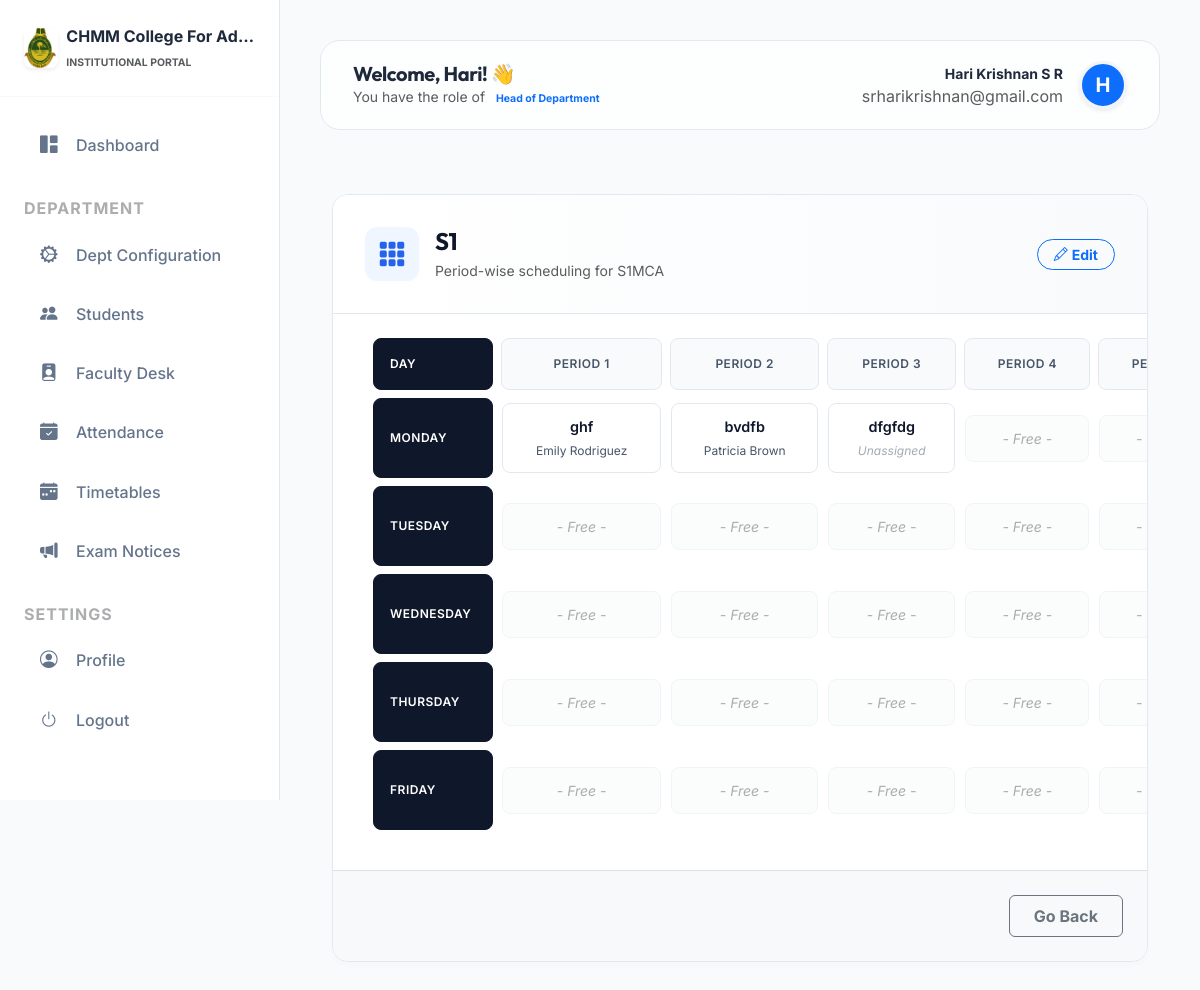
Page /management/timetable/view/1/ (signed in) on the committed database.
### colleges/models.py (models this page shows, shortened)
class College(models.Model):
    STATUS_CHOICES = (
        ('PENDING', 'Pending Approval'),
        ('APPROVED', 'Approved'),
        ('REJECTED', 'Rejected'),
    )
    name = models.CharField(max_length=255)
    slug = models.SlugField(unique=True, blank=True)
    logo = models.ImageField(upload_to='college_logos/', null=True, blank=True)
    theme_color = models.CharField(max_length=7, default='#3b82f6')
    address = models.TextField()
    contact_email = models.EmailField()
    phone_number = models.CharField(max_length=15, blank=True)
    district = models.CharField(max_length=100, blank=True)
    university_affiliation = models.CharField(max_length=500, blank=True, help_text="Comma-separated list of affiliated universities.")
    description = models.TextField(blank=True, help_text="Briefly describe your institution.")
    established_year = models.PositiveIntegerField(null=True, blank=True)
    registration_number = models.CharField(max_length=100, unique=True, null=True)
    website = models.URLField(null=True, blank=True)
    verification_document = models.FileField(upload_to='verification_docs/', null=True, blank=True)
    status = models.CharField(max_length=20, choices=STATUS_CHOICES, default='PENDING')
    rejection_reason = models.TextField(blank=True, null=True, help_text="Reason for rejection, shown to the institution.")
    slug_updated = models.BooleanField(default=False)
    created_at = models.DateTimeField(auto_now_add=True)

### accounts/models.py (models this page shows, shortened)
class CustomUser(AbstractUser):
    ROLES = (
        ('SUPER_ADMIN', 'Super Admin'),
        ('COLLEGE_ADMIN', 'College Admin'),
        ('HOD', 'Head of Department'),
        ('TEACHER', 'Teacher'),
        ('STUDENT', 'Student'),
    )
    username = None
    email = models.EmailField(unique=True)
    role = models.CharField(max_length=20, choices=ROLES, default='STUDENT')
    college = models.ForeignKey(College, on_delete=models.CASCADE, null=True, blank=True, related_name='users')
    objects = CustomUserManager()
    USERNAME_FIELD = 'email'
    REQUIRED_FIELDS = []

### management/models.py (models this page shows, shortened)
class TenantModel(models.Model):
    college = models.ForeignKey(College, on_delete=models.CASCADE)
    created_at = models.DateTimeField(auto_now_add=True)
    updated_at = models.DateTimeField(auto_now=True)
    class Meta:
        abstract = True

class TimeTable(TenantModel):
    department = models.ForeignKey(Department, on_delete=models.CASCADE, related_name='timetables')
    academic_class = models.ForeignKey(AcademicClass, on_delete=models.CASCADE, related_name='timetables', null=True, blank=True)
    title = models.CharField(max_length=255)
    file = models.FileField(upload_to='timetables/', null=True, blank=True)
    uploaded_by = models.ForeignKey('HODProfile', on_delete=models.SET_NULL, null=True)

class AcademicClass(TenantModel):
    department = models.ForeignKey(Department, on_delete=models.CASCADE, related_name='academic_classes')
    name = models.CharField(max_length=100)
    number_of_periods = models.IntegerField(default=6)

class TimeTablePeriod(TenantModel):
    DAY_CHOICES = [
        ('Monday', 'Monday'),
        ('Tuesday', 'Tuesday'),
        ('Wednesday', 'Wednesday'),
        ('Thursday', 'Thursday'),
        ('Friday', 'Friday'),
        ('Saturday', 'Saturday'),
    ]
    timetable = models.ForeignKey(TimeTable, on_delete=models.CASCADE, related_name='periods')
    day_of_week = models.CharField(max_length=15, choices=DAY_CHOICES)
    period_number = models.IntegerField()
    subject_name = models.CharField(max_length=255, blank=True, null=True)
    teacher = models.ForeignKey('TeacherProfile', on_delete=models.SET_NULL, null=True, blank=True, related_name='timetable_periods')
    class Meta:
        ordering = ['day_of_week', 'period_number']
        unique_together = ('timetable', 'day_of_week', 'period_number')

class TeacherProfile(TenantModel):
    user = models.OneToOneField(settings.AUTH_USER_MODEL, on_delete=models.CASCADE, related_name='teacher_profile')
    profile_photo = models.ImageField(upload_to='teachers/photos/', null=True, blank=True)
    phone_number = models.CharField(max_length=15, blank=True)
    address = models.TextField(blank=True)
    department = models.ForeignKey(Department, on_delete=models.SET_NULL, null=True)
    specialization = models.ForeignKey(Specialization, on_delete=models.SET_NULL, null=True, blank=True)
    qualification = models.CharField(max_length=255)
    bio = models.TextField(blank=True)

### management/views.py (the view)
# urls.py: path('timetable/view/<int:tt_id>/', views.view_timetable, name='view_timetable'),
@login_required
def view_timetable(request, tt_id):
    tt = get_object_or_404(TimeTable, id=tt_id, college=request.college)
    selected_class = tt.academic_class
    days = ['Monday', 'Tuesday', 'Wednesday', 'Thursday', 'Friday']
    if tt.periods.filter(day_of_week='Saturday').exists():
        days.append('Saturday')
    existing_periods = {}
    for period in tt.periods.all():
        if period.day_of_week not in existing_periods:
            existing_periods[period.day_of_week] = {}
        existing_periods[period.day_of_week][period.period_number] = period
    return render(request, 'management/view_timetable.html', {
        'tt': tt,
        'selected_class': selected_class,
        'days': days,
        'periods': range(1, (selected_class.number_of_periods + 1) if selected_class else 7),
        'existing_periods': existing_periods,
        'title': tt.title
    })

### management/templatetags/custom_filters.py (called while the page is built)
@register.filter
def get_item(dictionary, key):
    if not isinstance(dictionary, dict):
        return None
    return dictionary.get(key)

### management/templates/management/view_timetable.html (shortened to what this page needs)
{% extends 'base.html' %}
{% load custom_filters %}
{% block content %}
<div class="container-fluid py-4">
    <div class="form-card">
        <div class="form-header">
            <div class="d-flex align-items-center gap-3">
                <div class="header-icon">
                    <i class="bi bi-grid-3x3-gap-fill"></i>
                </div>
                <div>
                    <h4 class="fw-bold mb-1" style="color: var(--prof-dark);">{{ title }}</h4>
                    <p class="text-muted small mb-0">Period-wise scheduling for {{ selected_class.name }}</p>
                </div>
            </div>
            {% if request.user.role == 'HOD' %}
            <a href="{% url 'edit_timetable' tt.id %}" class="btn btn-outline-primary btn-sm px-3 fw-bold rounded-pill">
                <i class="bi bi-pencil me-1"></i>Edit
            </a>
            {% endif %}
        </div>
        <div class="timetable-wrapper">
            <table class="matrix-table">
                <thead>
                    <tr>
                        <th class="day-col">Day</th>
                        {% for p in periods %}
                        <th>Period {{ p }}</th>
                        {% endfor %}
                    </tr>
                </thead>
                <tbody>
                    {% for day in days %}
                    <tr>
                        <th class="day-col d-flex align-items-center h-100" style="min-height: 80px;">{{ day }}</th>
                        {% for p in periods %}
                        {% with ep=existing_periods|get_item:day|get_item:p %}
                        <td>
                            <div class="period-cell {% if not ep.subject_name %}bg-light opacity-50{% endif %}">
                                {% if ep.subject_name %}
                                    <div class="cell-subject">{{ ep.subject_name }}</div>
                                    <div class="cell-teacher">
                                        {% if ep.teacher %}{{ ep.teacher.user.get_full_name }}{% else %}<span class="fst-italic opacity-50">Unassigned</span>{% endif %}
                                    </div>
                                {% else %}
                                    <div class="text-muted small fst-italic">- Free -</div>
                                {% endif %}
                            </div>
                        </td>
                        {% endwith %}
                        {% endfor %}
                    </tr>
                    {% endfor %}
                </tbody>
            </table>
        </div>
        <div class="p-4 border-top bg-light text-end">
            <a href="javascript:history.back()" class="btn btn-outline-secondary px-4 py-2 fw-bold">Go Back</a>
        </div>
    </div>
</div>
{% endblock %}

### templates/base.html (shortened to what this page needs)
{% load static %}
<!DOCTYPE html>
<html lang="en">
<head>
    <link href="https://cdn.jsdelivr.net/npm/bootstrap@5.3.0/dist/css/bootstrap.min.css" rel="stylesheet">
    <link rel="stylesheet" href="https://cdn.jsdelivr.net/npm/bootstrap-icons@1.11.1/font/bootstrap-icons.css">
</head>
<body>
    {% if user.is_authenticated %}
    <aside class="sidebar" id="sidebar">
        <div class="p-4 mb-3 d-flex align-items-center border-bottom border-light">
            {% if request.college.logo %}
            <img src="{{ request.college.logo.url }}" alt="Logo" height="40" class="me-2 rounded-3 shadow-sm">
            {% else %}
            <div class="bg-primary rounded-3 p-2 me-2 shadow-sm"><i class="bi bi-mortarboard-fill text-white fs-5"></i></div>
            {% endif %}
            <div class="overflow-hidden">
                <span class="fs-6 fw-bold text-main d-block text-truncate">{{ request.college.name|default:"Management Panel" }}</span>
                <span class="x-small text-muted text-uppercase fw-bold letter-spacing-1" style="font-size: 0.65rem;">Institutional Portal</span>
            </div>
        </div>
        <nav class="mt-2" style="max-height: calc(100vh - 100px); overflow-y: auto; overflow-x: hidden;">
            {% if user.role == 'SUPER_ADMIN' %}
            <a href="{% url 'college_approval_queue' %}"
                class="nav-link-custom {% if request.resolver_match.url_name == 'college_approval_queue' %}active{% endif %}">
                <i class="bi bi-speedometer2"></i> Management Console
            </a>
            {% else %}
            <a href="{% url 'dashboard' %}"
                class="nav-link-custom {% if request.resolver_match.url_name == 'dashboard' %}active{% endif %}">
                <i class="bi bi-grid-1x2-fill"></i> Dashboard
            </a>
            {% endif %}
            {% if user.role == 'HOD' %}
            <div class="px-4 mt-4 mb-2 text-uppercase x-small fw-bold text-muted opacity-50" style="letter-spacing: 1px;">Department</div>
            <a href="{% url 'department_configuration' %}" class="nav-link-custom {% if request.resolver_match.url_name == 'department_configuration' %}active{% endif %}">
                <i class="bi bi-gear-wide-connected"></i> Dept Configuration
            </a>
            <a href="{% url 'student_list' %}" class="nav-link-custom">
                <i class="bi bi-people-fill"></i> Students
            </a>
            <a href="{% url 'teacher_list' %}" class="nav-link-custom">
                <i class="bi bi-person-badge-fill"></i> Faculty Desk
            </a>
            <a href="{% url 'mark_attendance' %}" class="nav-link-custom">
                <i class="bi bi-calendar-check-fill"></i> Attendance
            </a>
            <a href="{% url 'create_timetable' %}" class="nav-link-custom">
                <i class="bi bi-calendar-week-fill"></i> Timetables
            </a>
            <a href="{% url 'create_exam_notification' %}" class="nav-link-custom">
                <i class="bi bi-megaphone-fill"></i> Exam Notices
            </a>
            {% endif %}
            <div class="px-4 mt-4 mb-2 text-uppercase x-small fw-bold text-muted opacity-50" style="letter-spacing: 1px;">Settings</div>
            <a href="{% url 'edit_profile' %}" class="nav-link-custom {% if 'profile' in request.path %}active{% endif %}">
                <i class="bi bi-person-circle"></i> Profile
            </a>
            <form action="{% url 'logout' %}" method="post" class="m-0">
                <button type="submit" class="nav-link-custom border-0 bg-transparent w-100 text-start">
                    <i class="bi bi-power"></i> Logout
                </button>
            </form>
        </nav>
    </aside>
    {% endif %}
    <main class="{% if user.is_authenticated %}main-content{% endif %}">
        {% if user.is_authenticated %}
        <header class="header-glass animate-up">
            <div class="d-flex align-items-center">
                <div>
                    <h5 class="fw-bold mb-0">Welcome, {{ user.first_name }}! 👋</h5>
                    <p class="text-muted small mb-0 d-none d-md-block">You have the role of <span class="badge bg-primary-soft text-primary rounded-pill">{{ user.get_role_display }}</span></p>
                </div>
            </div>
            <div class="d-flex align-items-center gap-3">
                <div class="d-flex align-items-center gap-3">
                    <div class="text-end d-none d-md-block">
                        <span class="fw-bold d-block small">{{ user.get_full_name }}</span>
                        <span class="text-muted x-small">{{ user.email }}</span>
                    </div>
                    <div class="bg-primary rounded-circle shadow-sm d-flex align-items-center justify-content-center"
                        style="width: 48px; height: 48px; border: 3px solid var(--surface-2);">
                        <span class="fw-bold text-white fs-5">{{ user.first_name|first|upper }}</span>
                    </div>
                </div>
            </div>
        </header>
        {% endif %}
        <div class="container-fluid p-0 animate-up">
            {% block content %}{% endblock %}
        </div>
    </main>
</body>
</html>

### management/templates/management/view_timetable.html (style rules this page uses)
:root { --prof-primary: #2563eb; --prof-primary-soft: #eff6ff; --prof-dark: #0f172a; --prof-gray-50: #f8fafc; --prof-gray-100: #f1f5f9; --prof-gray-200: #e2e8f0; --prof-gray-600: #475569; --prof-gray-800: #1e293b; }
body { background-color: var(--prof-gray-50); font-family: 'Inter', -apple-system, sans-serif; }
.form-card { background: #ffffff; border: 1px solid var(--prof-gray-200); border-radius: 16px; box-shadow: 0 4px 6px -1px rgba(0, 0, 0, 0.02), 0 2px 4px -1px rgba(0, 0, 0, 0.01); overflow: hidden; margin-bottom: 3rem; }
.form-header { background: linear-gradient(to right, #ffffff, #f8fafc); border-bottom: 1px solid var(--prof-gray-200); padding: 2rem; display: flex; align-items: center; justify-content: space-between; }
.header-icon { width: 54px; height: 54px; border-radius: 12px; background: var(--prof-primary-soft); color: var(--prof-primary); display: flex; align-items: center; justify-content: center; font-size: 1.75rem; flex-shrink: 0; }
.timetable-wrapper { overflow-x: auto; padding: 1rem 2rem 2rem 2rem; }
.matrix-table { width: 100%; min-width: 1000px; border-collapse: separate; border-spacing: 0.5rem; }
.matrix-table th { background: var(--prof-gray-50); color: var(--prof-gray-600); font-weight: 600; text-transform: uppercase; letter-spacing: 0.5px; font-size: 0.75rem; padding: 1rem; border-radius: 8px; text-align: center; border: 1px solid var(--prof-gray-200); }
.matrix-table th.day-col { width: 120px; text-align: left; background: var(--prof-dark); color: white; border-color: var(--prof-dark); }
.period-cell { background: #ffffff; border: 1px solid var(--prof-gray-200); border-radius: 8px; padding: 0.75rem; height: 100%; display: flex; flex-direction: column; justify-content: center; text-align: center; }
.cell-subject { color: var(--prof-dark); font-weight: 600; font-size: 0.9rem; margin-bottom: 0.25rem; }
.cell-teacher { color: var(--prof-gray-600); font-size: 0.75rem; }

### rows in the picture
College: college.logo (picture), college.name "CHMM College For Ad…"
CustomUser: first_name "Hari", role "Head of Department", get_full_name "Hari Krishnan S R", email "srharikrishnan@gmail.com", first_name|first "H"
TimeTable: title "S1"
AcademicClass: name "S1MCA"
TimeTablePeriod: subject_name "ghf", teacher.user.get_full_name "Emily Rodriguez"
TimeTablePeriod: subject_name "bvdfb", teacher.user.get_full_name "Patricia Brown"
TimeTablePeriod: subject_name "dfgfdg"

### other values in the picture
{{ p }} "1" "2" "3" "4"
{{ day }} "MONDAY" "TUESDAY" "WEDNESDAY" "THURSDAY" "FRIDAY"
